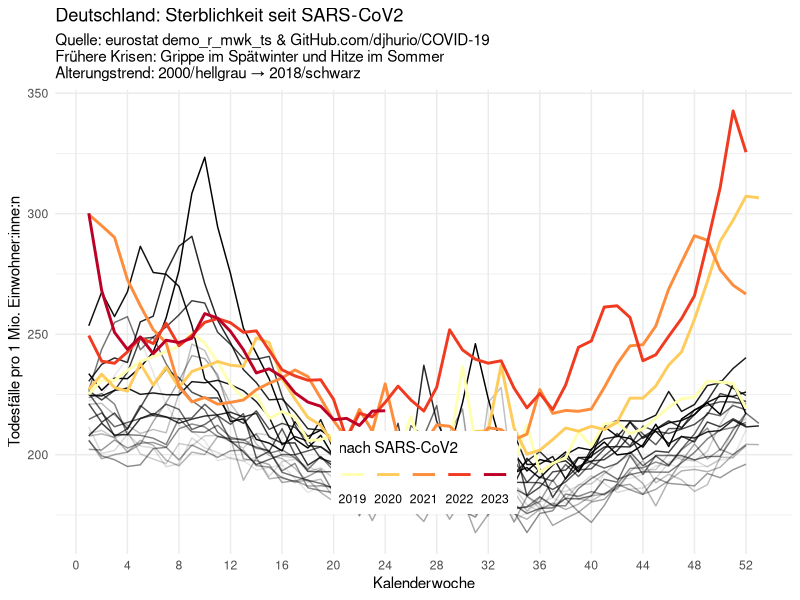
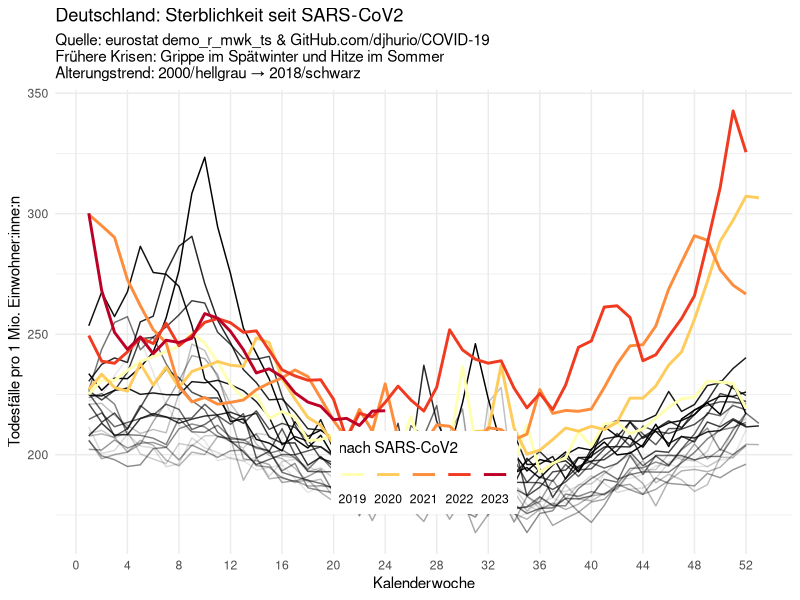

Generate these figures, in order, with R:
library(ggplot2)

# Run djhurio's script once to get all EU data & regenerate faceted plots
# install.packages(c("data.table", "ISOcodes", "eurostat"))
# source('deaths-by-week.R'); rm(list = ls())

# My goal here: Split mortality data for a single country by pre- & post-CoVID
# TODO: Loop over all other countries & generate plots with English labels.
country <- 'Germany'
covid_start <- 2019
label_pre  <- 'vor SARS-CoV2'
label_post <- 'nach SARS-CoV2'
weeks <- seq(from = 0, to = 52, by = 4)
file_name <- paste0('output/', country, '.jpg')

data <- readr::read_csv('data.csv') |>
  dplyr::filter(cntry == country) |>
  dplyr::transmute(year = gsub('W\\d+', '', time),
                   # country = cntry, # for all countries, instead of filter
                   week, death.rate) |>
  dplyr::mutate(SARS = ifelse(year < covid_start, label_pre, label_post))
# dplyr::group_by(Woche)
# death_median = median(death.rate),
# death_iqr = IQR(death.rate)

pre <- dplyr::filter(data, SARS == label_pre)
post <- dplyr::filter(data, SARS == label_post)
N_years <- length(unique(post$year))
max_deaths <- ceiling(max(post$death.rate, pre$death.rate))

start <- min(pre$year)
end <- max(pre$year)
# Grippe <- dplyr::filter(pre, Woche > 7 & Woche < 11) %>%
#   dplyr::slice_max(death.rate, prop = 0.05) %>%
#   dplyr::select(Jahr) %>%
#   unique()

ggplot(mapping = aes(x = week, y = death.rate)) +
  geom_line(data = pre, aes(alpha = year), show.legend = FALSE) +
  geom_line(
    data = post,
    mapping = aes(y = death.rate, color = year),
    linewidth = 1
  ) +
  # facet_wrap(vars(country)) + # for all countries, instead of filter
  scale_color_brewer(palette = 'YlOrRd', name = label_post) +
  scale_x_continuous(breaks = weeks,
                     minor_breaks = NULL) +
  ylab('Todesfälle pro 1 Mio. Einwohner:inne:n') +
  # ylab('Death rate [per million]') +
  labs(
    title = 'Deutschland: Sterblichkeit seit SARS-CoV2',
    # title = paste0(country, ': Death rate before & after SARS-CoV2'),
    # subtitle = 'Sources: eurostat demo_r_mwk_ts & GitHub.com/djhurio/COVID-19',
    subtitle = paste0(
      'Quelle: eurostat demo_r_mwk_ts & GitHub.com/djhurio/COVID-19',
      '\nFrühere Krisen: Grippe im Spätwinter und Hitze im Sommer',
      '\nAlterungstrend: ',
      start,
      '/hellgrau → ',
      end,
      '/schwarz'
    ),
    x = 'Kalenderwoche'
    # x = 'calendar week'
  ) +
  theme_minimal() +
  theme(
    legend.position = c(.5, .175),
    legend.background = element_rect(fill = 'white', linewidth = 0)
  ) +
    guides(col = guide_legend(ncol = N_years, label.position = 'bottom'))

ggsave(file_name,
       width = 2048,
       height = 1536,
       units = 'px')
